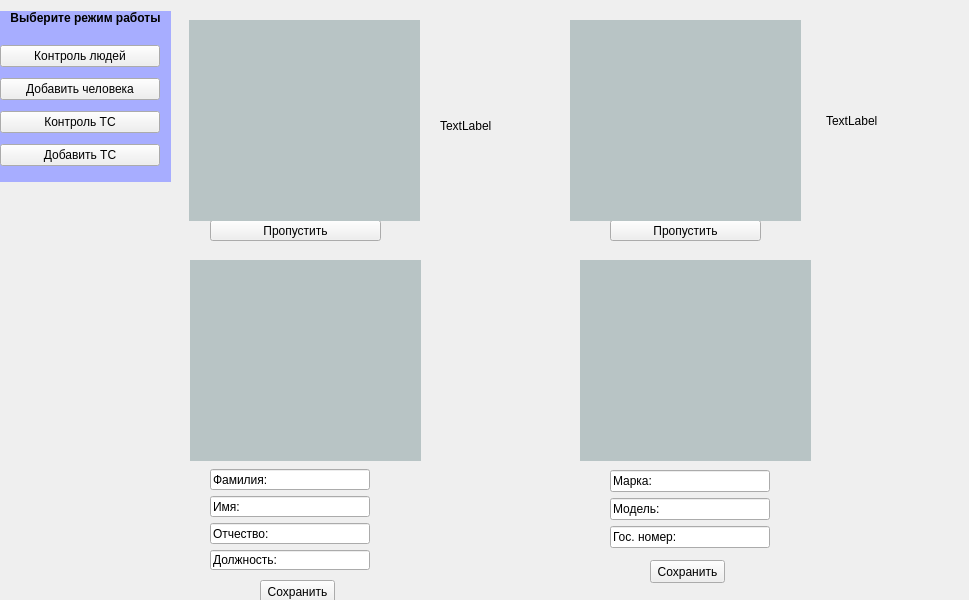
<?xml version="1.0" encoding="UTF-8"?>
<ui version="4.0">
 <class>MainWindow</class>
 <widget class="QMainWindow" name="MainWindow">
  <property name="geometry">
   <rect>
    <x>0</x>
    <y>0</y>
    <width>969</width>
    <height>600</height>
   </rect>
  </property>
  <property name="windowTitle">
   <string>Window</string>
  </property>
  <widget class="QWidget" name="centralwidget">
   <widget class="QLabel" name="label">
    <property name="geometry">
     <rect>
      <x>0</x>
      <y>11</y>
      <width>171</width>
      <height>171</height>
     </rect>
    </property>
    <property name="font">
     <font>
      <pointsize>9</pointsize>
      <weight>75</weight>
      <bold>true</bold>
     </font>
    </property>
    <property name="styleSheet">
     <string notr="true">background-color: rgb(167, 173, 255);</string>
    </property>
    <property name="text">
     <string>Выберите режим работы</string>
    </property>
    <property name="alignment">
     <set>Qt::AlignHCenter|Qt::AlignTop</set>
    </property>
   </widget>
   <widget class="QWidget" name="verticalLayoutWidget">
    <property name="geometry">
     <rect>
      <x>0</x>
      <y>40</y>
      <width>160</width>
      <height>131</height>
     </rect>
    </property>
    <layout class="QVBoxLayout" name="verticalLayout">
     <item>
      <widget class="QPushButton" name="pushButton">
       <property name="text">
        <string>Контроль людей</string>
       </property>
      </widget>
     </item>
     <item>
      <widget class="QPushButton" name="pushButton_2">
       <property name="text">
        <string>Добавить человека</string>
       </property>
      </widget>
     </item>
     <item>
      <widget class="QPushButton" name="pushButton_3">
       <property name="text">
        <string>Контроль ТС</string>
       </property>
      </widget>
     </item>
     <item>
      <widget class="QPushButton" name="pushButton_4">
       <property name="text">
        <string>Добавить ТС</string>
       </property>
      </widget>
     </item>
    </layout>
   </widget>
   <widget class="QPushButton" name="pushButton_6">
    <property name="geometry">
     <rect>
      <x>210</x>
      <y>220</y>
      <width>171</width>
      <height>21</height>
     </rect>
    </property>
    <property name="text">
     <string>Пропустить</string>
    </property>
   </widget>
   <widget class="QPushButton" name="pushButton_8">
    <property name="geometry">
     <rect>
      <x>610</x>
      <y>220</y>
      <width>151</width>
      <height>21</height>
     </rect>
    </property>
    <property name="text">
     <string>Пропустить</string>
    </property>
   </widget>
   <widget class="QWidget" name="verticalLayoutWidget_2">
    <property name="geometry">
     <rect>
      <x>210</x>
      <y>469</y>
      <width>160</width>
      <height>101</height>
     </rect>
    </property>
    <layout class="QVBoxLayout" name="verticalLayout_2">
     <item>
      <widget class="QLineEdit" name="lineEdit">
       <property name="text">
        <string>Фамилия:</string>
       </property>
      </widget>
     </item>
     <item>
      <widget class="QLineEdit" name="lineEdit_2">
       <property name="text">
        <string>Имя:</string>
       </property>
      </widget>
     </item>
     <item>
      <widget class="QLineEdit" name="lineEdit_3">
       <property name="text">
        <string>Отчество:</string>
       </property>
      </widget>
     </item>
     <item>
      <widget class="QLineEdit" name="lineEdit_4">
       <property name="text">
        <string>Должность:</string>
       </property>
      </widget>
     </item>
    </layout>
   </widget>
   <widget class="QPushButton" name="pushButton_9">
    <property name="geometry">
     <rect>
      <x>260</x>
      <y>580</y>
      <width>75</width>
      <height>23</height>
     </rect>
    </property>
    <property name="text">
     <string>Сохранить</string>
    </property>
   </widget>
   <widget class="QWidget" name="verticalLayoutWidget_3">
    <property name="geometry">
     <rect>
      <x>610</x>
      <y>470</y>
      <width>160</width>
      <height>80</height>
     </rect>
    </property>
    <layout class="QVBoxLayout" name="verticalLayout_3">
     <item>
      <widget class="QLineEdit" name="lineEdit_5">
       <property name="text">
        <string>Марка:</string>
       </property>
      </widget>
     </item>
     <item>
      <widget class="QLineEdit" name="lineEdit_6">
       <property name="text">
        <string>Модель:</string>
       </property>
      </widget>
     </item>
     <item>
      <widget class="QLineEdit" name="lineEdit_7">
       <property name="text">
        <string>Гос. номер:</string>
       </property>
      </widget>
     </item>
    </layout>
   </widget>
   <widget class="QPushButton" name="pushButton_10">
    <property name="geometry">
     <rect>
      <x>650</x>
      <y>560</y>
      <width>75</width>
      <height>23</height>
     </rect>
    </property>
    <property name="text">
     <string>Сохранить</string>
    </property>
   </widget>
   <widget class="QWidget" name="widget" native="true">
    <property name="geometry">
     <rect>
      <x>189</x>
      <y>20</y>
      <width>231</width>
      <height>201</height>
     </rect>
    </property>
    <property name="styleSheet">
     <string notr="true">background-color: rgb(184, 196, 197);</string>
    </property>
   </widget>
   <widget class="QLabel" name="label_2">
    <property name="geometry">
     <rect>
      <x>440</x>
      <y>30</y>
      <width>81</width>
      <height>191</height>
     </rect>
    </property>
    <property name="text">
     <string>TextLabel</string>
    </property>
   </widget>
   <widget class="QLabel" name="label_3">
    <property name="geometry">
     <rect>
      <x>826</x>
      <y>30</y>
      <width>81</width>
      <height>181</height>
     </rect>
    </property>
    <property name="text">
     <string>TextLabel</string>
    </property>
   </widget>
   <widget class="QWidget" name="widget_2" native="true">
    <property name="geometry">
     <rect>
      <x>570</x>
      <y>20</y>
      <width>231</width>
      <height>201</height>
     </rect>
    </property>
    <property name="styleSheet">
     <string notr="true">background-color: rgb(184, 196, 197);</string>
    </property>
   </widget>
   <widget class="QWidget" name="widget_3" native="true">
    <property name="geometry">
     <rect>
      <x>190</x>
      <y>260</y>
      <width>231</width>
      <height>201</height>
     </rect>
    </property>
    <property name="styleSheet">
     <string notr="true">background-color: rgb(184, 196, 197);</string>
    </property>
   </widget>
   <widget class="QWidget" name="widget_4" native="true">
    <property name="geometry">
     <rect>
      <x>580</x>
      <y>260</y>
      <width>231</width>
      <height>201</height>
     </rect>
    </property>
    <property name="styleSheet">
     <string notr="true">background-color: rgb(184, 196, 197);</string>
    </property>
   </widget>
  </widget>
 </widget>
 <resources/>
 <connections/>
</ui>
